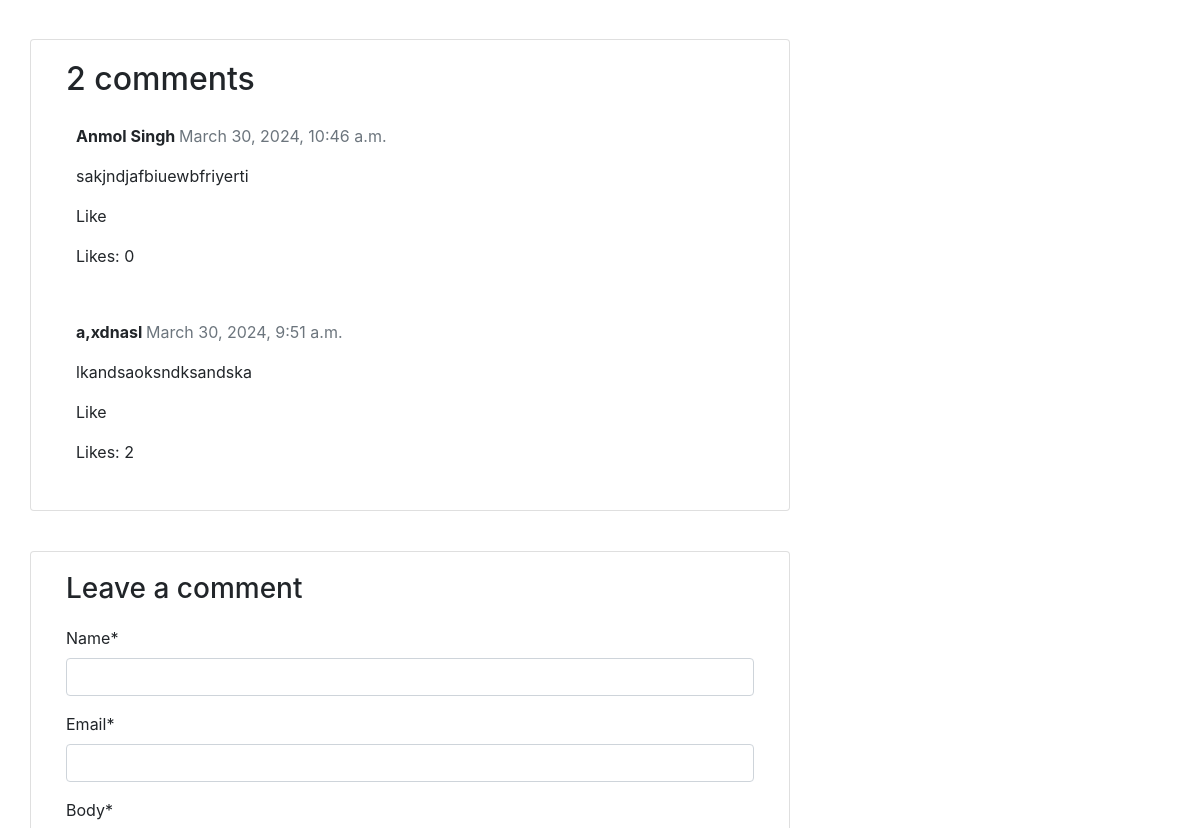
Page /python/ (middle part) on the earlier database version.
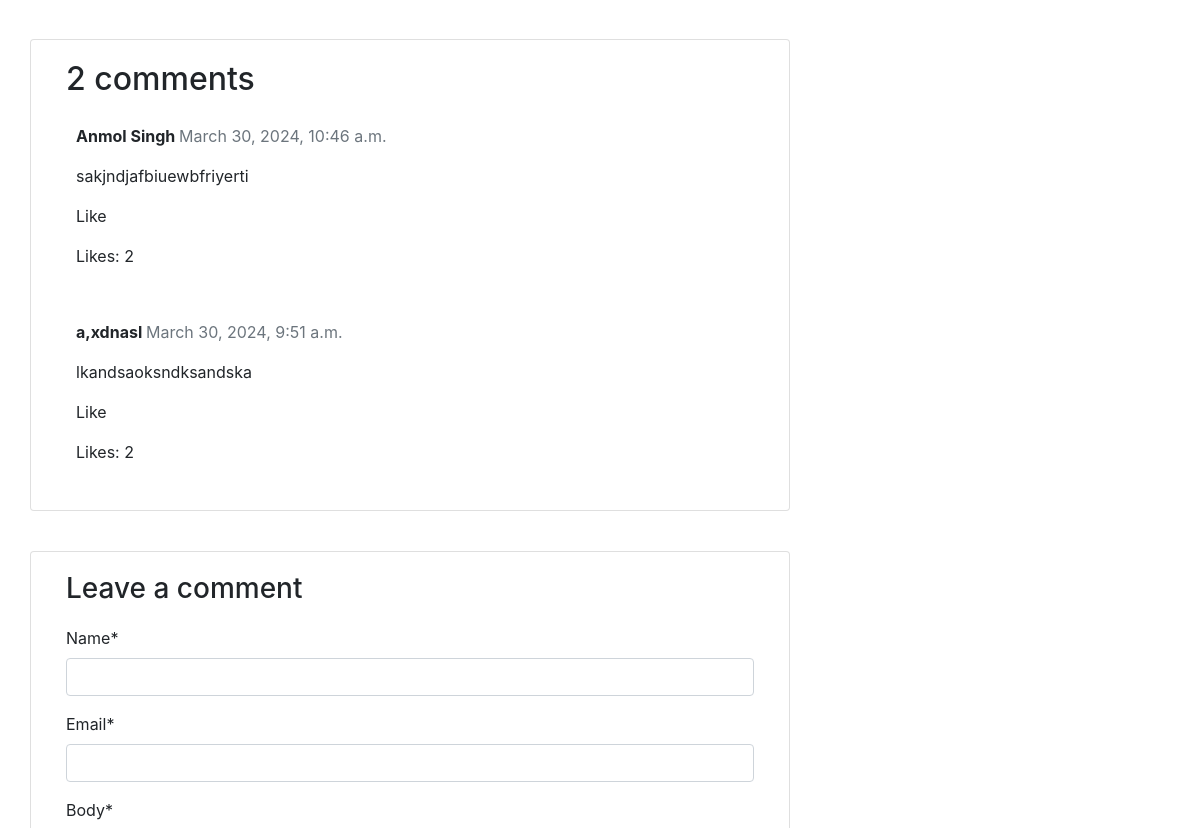
Same page on the later database version.
### blog/models.py (models this page shows, shortened)
class Comment(models.Model):
    post = models.ForeignKey(Post, on_delete=models.CASCADE, related_name="comments")
    name = models.CharField(max_length=80)
    email = models.EmailField()
    body = models.TextField()
    created_on = models.DateTimeField(auto_now_add=True)
    active = models.BooleanField(default=False)
    likes = models.IntegerField(default=0)
    class Meta:
        ordering = ["created_on"]

### blog/views.py (the view)
# urls.py: path("<slug:slug>/", views.post_detail, name="post_detail"),
def post_detail(request, slug):
    template_name = "post_detail.html"
    post = get_object_or_404(Post, slug=slug)
    comments = post.comments.filter(active=True).order_by("-created_on")
    new_comment = None
    popular_post = Post.objects.annotate(num_comments=Count('comments')).order_by('-num_comments')[:2]
    if request.method == "POST":
        comment_form = CommentForm(data=request.POST)
        if comment_form.is_valid():
            new_comment = comment_form.save(commit=False)
            new_comment.post = post
            new_comment.save()
    else:
        comment_form = CommentForm()
    return render(
        request,
        template_name,
        {
            "post": post,
            "comments": comments,
            "new_comment": new_comment,
            "comment_form": comment_form,
            "popular_post" : popular_post
        },
    )

### blog/forms.py
class CommentForm(forms.ModelForm):
    class Meta:
        model = Comment
        fields = ("name", "email", "body")

### templates/post_detail.html (shortened to what this page needs)
{% extends 'base.html' %} {% block content %}
    {% load crispy_forms_tags %}
    <div class="container">
        <div class="row">
            {% block sidebar %} {% include 'sidebar.html' with popular_post=popular_post %} {% endblock sidebar %}
            <div class="col-md-8 card mb-4  mt-3 ">
                <div class="card-body">
                    {% with comments.count as total_comments %}
                        <h2>{{ total_comments }} comments</h2>
                    {% endwith %} {% for comment in comments %}
                        <div class="comments" style="padding: 10px;">
                            <p class="font-weight-bold">
                                {{ comment.name }}
                                <span class=" text-muted font-weight-normal">
                                    {{ comment.created_on }}
                                </span>
                            </p>
                            {{ comment.body | linebreaks }}
                            <p class="like-button" data-comment-id="{{ comment.id }}">Like</p>
                            <p class="likes-count">Likes: {{ comment.likes }}</p>
                        </div>
                    {% endfor %}
                </div>
            </div>
            <div class="col-md-8 card mb-4  mt-3 ">
                <div class="card-body">
                    {% if new_comment %}
                        <div class="alert alert-success" role="alert">
                            Your comment is awaiting moderation
                        </div>
                    {% else %}
                        <h3>Leave a comment</h3>
                        <form method="post" style="margin-top: 1.3em;">
                            {{ comment_form | crispy }}
                        </form>
                    {% endif %}
                </div>
            </div>
        </div>
    </div>
{% endblock content %}

### templates/base.html (shortened to what this page needs)
<!doctype html>
<html lang="en">
  <head>
    <link rel="stylesheet" href="https://cdn.jsdelivr.net/npm/bootstrap@4.4.1/dist/css/bootstrap.min.css">
      </head>
  <body>
    {% block content %}{% endblock content %}
    </body>
</html>

### templates/sidebar.html (shortened to what this page needs)
{% block sidebar %}
    <div class="col-md-4 float-right ">
    </div>
{% endblock sidebar %}

Differences in the rows shown:
changed Comment "Anmol Singh": likes "0" → "2"
